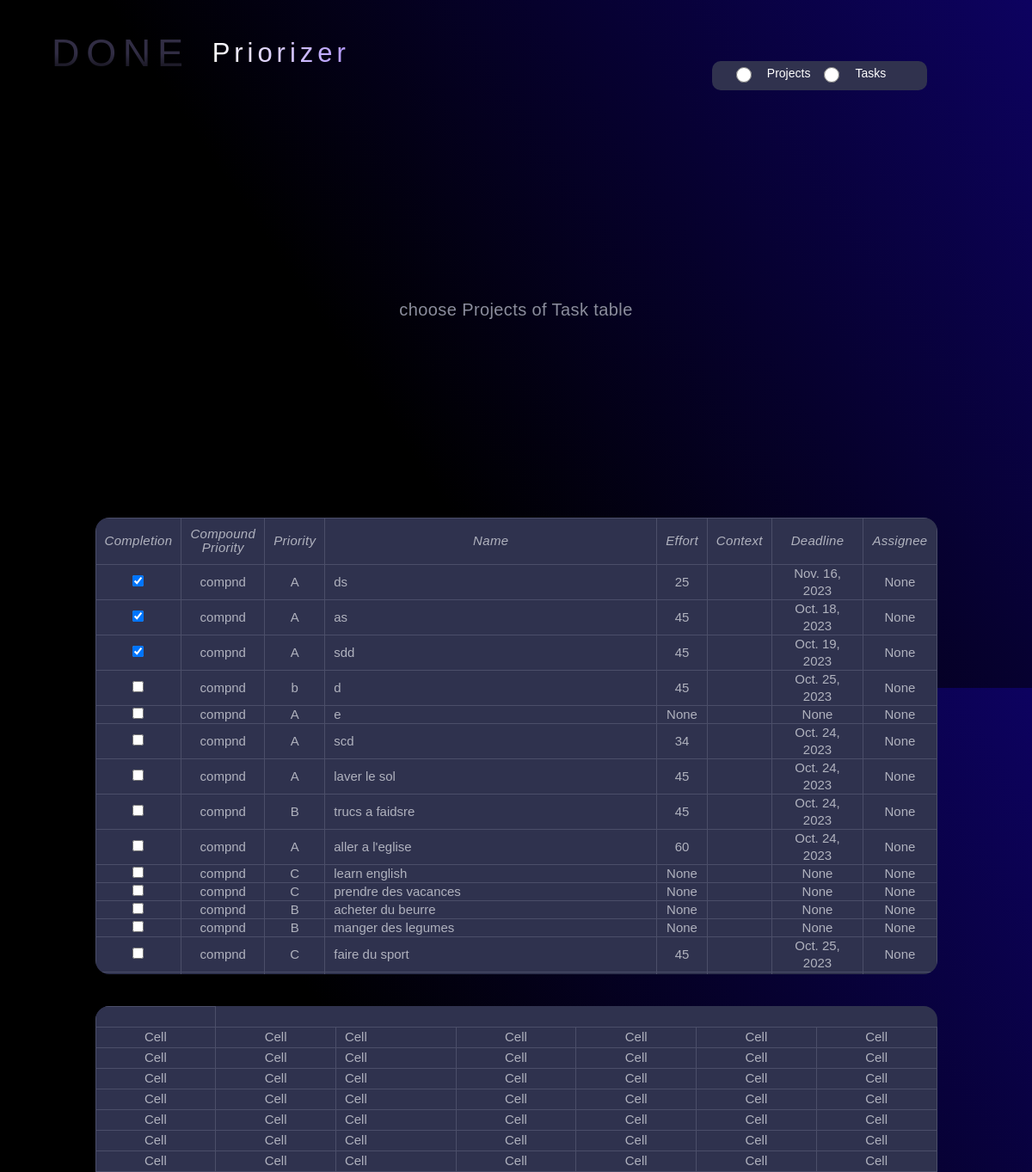
The page /prioritizer/ (upper part) on the database as committed earlier.
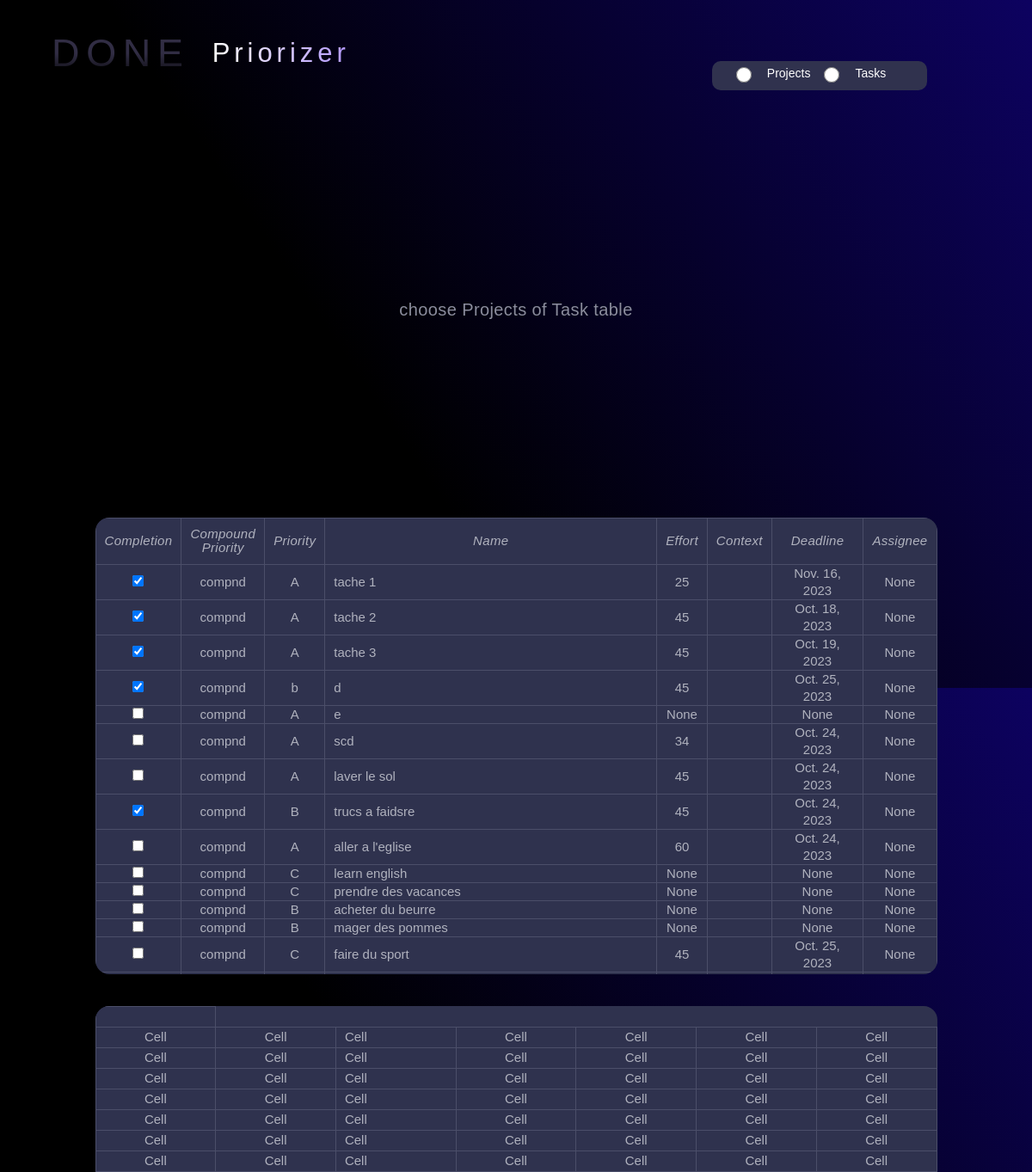
The same page on the database as committed later.
### tasks/models.py (models this page shows)
class Tasks(models.Model):
    PRIORITIES = [
        ("A", "A"),
        ("B", "B"),
        ("C", "C"),
        ("D", "D"),
    ]
    STATUSES = [
        ("Co", "Completed"),
        ("Cn", "Cancelled"),
        ("De", "Delegated"),
        ("Ip", "In Process"),
        ("Ns", "Not Started"),
        ("Wa", "Wait for"),
    ]
    priority = models.CharField(max_length=1, choices=PRIORITIES, null=True, blank=True)
    status = models.CharField(max_length=2, choices=STATUSES, default='Ns')
    complete = models.BooleanField(default=False)
    name = models.CharField(max_length=200)
    deadline = models.DateField(null=True, blank=True)
    context = models.ForeignKey(Context, on_delete=models.CASCADE,null=True, blank=True)
    effort = models.IntegerField(null=True, blank=True)
    assignee = models.ForeignKey(Assignee, on_delete=models.CASCADE, null=True, blank=True)
    parent = models.ForeignKey(Projects, on_delete=models.CASCADE, null=True, blank=True)
    new_task = models.BooleanField(default=True)

### tasks/views.py (the view)
# urls.py: path('prioritizer/', views.Prioritizer, name="prioritizer"),
def Prioritizer(request):
    all_tasks=Tasks.objects.all()
    all_projects=Projects.objects.all()
    return render(request,"tasks/prioritizer.html",{'tasks':all_tasks,'projects':all_projects})

### tasks/templates/tasks/prioritizer.html (shortened to what the changed rows need)
{% extends 'base.html' %}
{% load static %}
{% block data-wf %}data-wf-page="653fc2444491a35371971509" data-wf-site="652482ea837db348b1939c93"{% endblock data-wf %}
{% load widget_tweaks %}
{% block content %}
  <div class="main-section">
    <div data-w-id="e5de06c0-062f-37c2-782f-937d60c8eb3a" class="tbl-frame">
      <table class="task-table_component">
        <thead class="task-table_head">
          <tr class="task-table_row">
            <th class="tbl-hdr" data-sort="completion">Completion</th>
            <th class="tbl-hdr" data-sort="compound">Compound <br>Priority</th>
            <th class="tbl-hdr" data-sort="priority">Priority</th>
            <th class="tbl-hdr" data-sort="name">Name</th>
            <th class="tbl-hdr" data-sort="effort">Effort</th>
            <th class="tbl-hdr" data-sort="context">Context</th>
            <th class="tbl-hdr" data-sort="deadline">Deadline</th>
            <th class="tbl-hdr" data-sort="assignee">Assignee</th>
          </tr>
        </thead>
          {% for task in tasks %}
          <tr>
              <td class="editable tbl-cell centered" data-id="{{ task.id }}" data-type="complete">
                {% if task.complete %}
                <input type="checkbox" class="input-data form-control" checked>
                {% else %}
                    <input type="checkbox" class="input-data form-control">
                {% endif %}
              </td>
              <td class="editable tbl-cell centered" data-id="{{ task.id }}" data-type="compound">compnd</td>
              <td class="editable tbl-cell centered" data-id="{{ task.id }}" data-type="priority">{{ task.priority }}</td>
              <td class="editable tbl-cell" data-id="{{ task.id }}" data-type="name">{{ task.name }}</td>
              <td class="editable tbl-cell centered" data-id="{{ task.id }}" data-type="effort">{{ task.effort }}</td>
              <td class="editable tbl-cell centered" data-id="{{ task.id }}" data-type="context">{{ task.contex }}</td>
              <td class="editable tbl-cell centered" data-id="{{ task.id }}" data-type="deadline">{{ task.deadline }}</td>
              <td class="editable tbl-cell centered" data-id="{{ task.id }}" data-type="assignee">{{ task.assignee }}</td>
          </tr>
          {% endfor %}
      </table>
    </div>
    <div data-w-id="702bb6ac-73de-582a-b6b8-eae4ff24e7c1" class="tbl-frame">
      <table class="task-table_component">
        <thead class="task-table_head">
          <tr class="task-table_row">
            <th class="tbl-hdr" data-sort=">Completion</th>
            <th class="tbl-hdr" data-sort=">Priority</th>
            <th class="tbl-hdr" data-sort=">Name</th>
            <th class="tbl-hdr" data-sort=">Effort</th>
            <th class="tbl-hdr" data-sort=">Context</th>
            <th class="tbl-hdr" data-sort=">Deadline</th>
            <th class="tbl-hdr" data-sort=">Assignee</th>
          </tr>
        </thead>
        <tbody class="task-table_body">
          <tr class="task-table_row">
            <td class="tbl-cell centered">Cell</td>
            <td class="tbl-cell centered">Cell</td>
            <td class="tbl-cell">Cell</td>
            <td class="tbl-cell centered">Cell</td>
            <td class="tbl-cell centered">Cell</td>
            <td class="tbl-cell centered">Cell</td>
            <td class="tbl-cell centered">Cell</td>
          </tr>
          <tr class="task-table_row">
            <td class="tbl-cell centered">Cell</td>
            <td class="tbl-cell centered">Cell</td>
            <td class="tbl-cell">Cell</td>
            <td class="tbl-cell centered">Cell</td>
            <td class="tbl-cell centered">Cell</td>
            <td class="tbl-cell centered">Cell</td>
            <td class="tbl-cell centered">Cell</td>
          </tr>
          <tr class="task-table_row">
            <td class="tbl-cell centered">Cell</td>
            <td class="tbl-cell centered">Cell</td>
            <td class="tbl-cell">Cell</td>
            <td class="tbl-cell centered">Cell</td>
            <td class="tbl-cell centered">Cell</td>
            <td class="tbl-cell centered">Cell</td>
            <td class="tbl-cell centered">Cell</td>
          </tr>
          <tr class="task-table_row">
            <td class="tbl-cell centered">Cell</td>
            <td class="tbl-cell centered">Cell</td>
            <td class="tbl-cell">Cell</td>
            <td class="tbl-cell centered">Cell</td>
            <td class="tbl-cell centered">Cell</td>
            <td class="tbl-cell centered">Cell</td>
            <td class="tbl-cell centered">Cell</td>
          </tr>
          <tr class="task-table_row">
            <td class="tbl-cell centered">Cell</td>
            <td class="tbl-cell centered">Cell</td>
            <td class="tbl-cell">Cell</td>
            <td class="tbl-cell centered">Cell</td>
            <td class="tbl-cell centered">Cell</td>
            <td class="tbl-cell centered">Cell</td>
            <td class="tbl-cell centered">Cell</td>
          </tr>
          <tr class="task-table_row">
            <td class="tbl-cell centered">Cell</td>
            <td class="tbl-cell centered">Cell</td>
            <td class="tbl-cell">Cell</td>
            <td class="tbl-cell centered">Cell</td>
            <td class="tbl-cell centered">Cell</td>
            <td class="tbl-cell centered">Cell</td>
            <td class="tbl-cell centered">Cell</td>
          </tr>
          <tr class="task-table_row">
            <td class="tbl-cell centered">Cell</td>
            <td class="tbl-cell centered">Cell</td>
            <td class="tbl-cell">Cell</td>
            <td class="tbl-cell centered">Cell</td>
            <td class="tbl-cell centered">Cell</td>
            <td class="tbl-cell centered">Cell</td>
            <td class="tbl-cell centered">Cell</td>
          </tr>
      </table>
    </div>
  </div>
  {% endblock content %}

Rows that differ between the two databases and show on the page:
changed Tasks: name "ds" → "tache 1"
changed Tasks: name "as" → "tache 2"
changed Tasks: name "sdd" → "tache 3"
changed Tasks (number 4 of 15 on the later page): value "☐" → "☑"
changed Tasks "trucs a faidsre": value "☐" → "☑"
changed Tasks: name "manger des legumes" → "mager des pommes"
